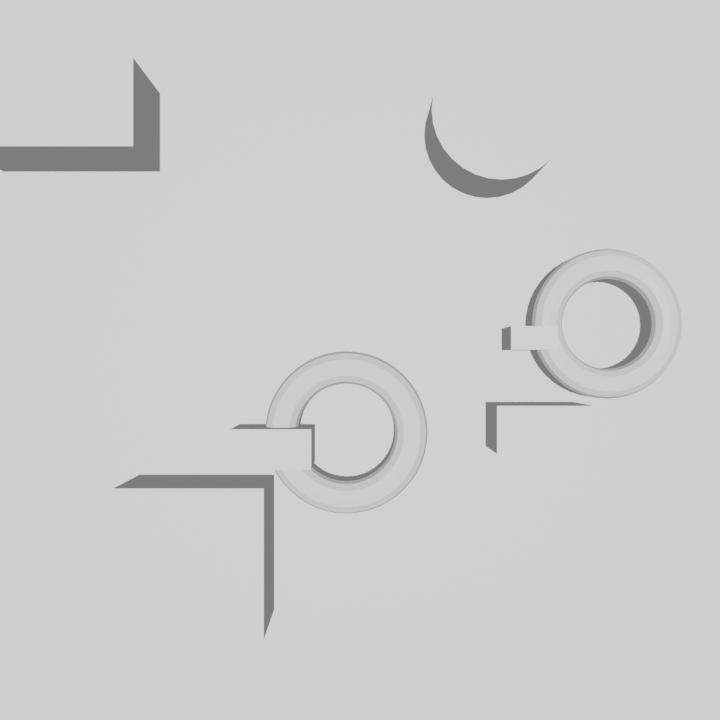
%> input picture proyectoVideo/escena2_1/frame_0001.png, 720 x 720 px
$ octave test_segment.m   (GNU Octave 9; MATLAB toolbox functions it lacks are replaced by stand-ins)
%> lines starting %> are read from the running program, lines starting %| are printed output that depends on the picture; in (x1, y1, x2, y2) boxes, pixels count from 0 and x2, y2 are one past the last pixel; in counts of white or black regions, pixels touching at a corner belong together; the program's own positions count from 1
clear; clc;
img = imread('C:\Users\crist\VideoImagen\proyectoVideo\escena2_1\frame_0001.png');
%> img is the input picture: size 720x720x3 uint8; mean R, G, B 204.2, 204.2, 204.2
I_gris = rgb2gray(img);
I_med = medfilt2(I_gris, [5 5]);

% Metodo 1: Canny + Relleno (bueno para formas completas si hay contraste)
bw_canny = edge(I_med, 'canny', [0.02 0.08]);
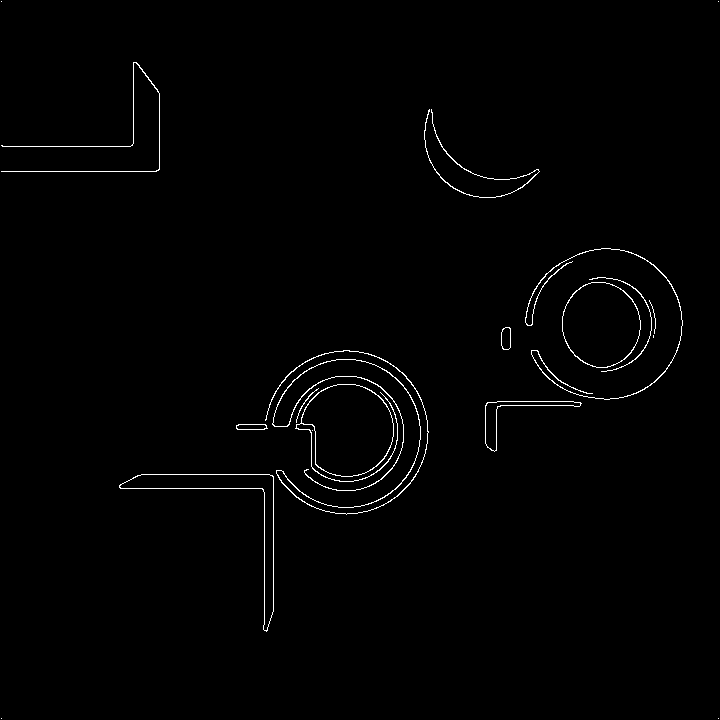
%> bw_canny: size 720x720 logical; 1% white in thin lines or dots
bw_canny_closed = imclose(bw_canny, strel('disk', 3));
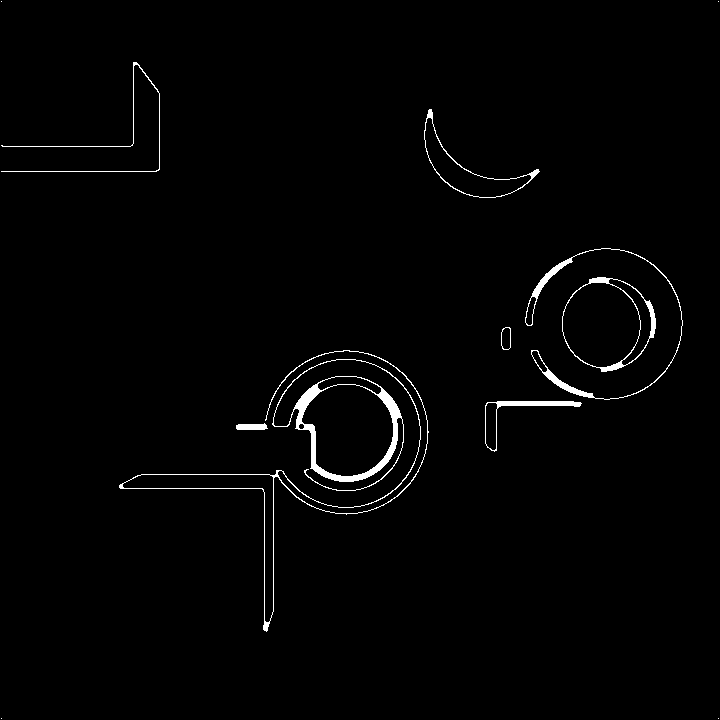
%> bw_canny_closed: size 720x720 logical; 1.4% white; 12 white regions (4 under 20 px), largest, box (x1, y1, x2, y2) and area: (119, 350, 429, 632) 3781, (525, 248, 683, 400) 1104, (562, 277, 656, 372) 768
bw_filled = imfill(bw_canny_closed, 'holes');
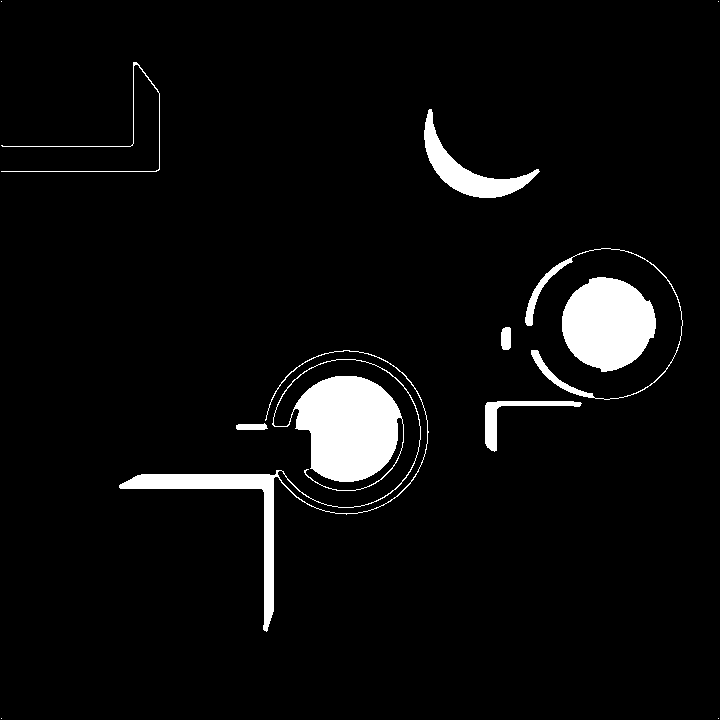
%> bw_filled: size 720x720 logical; 5% white; 12 white regions (4 under 20 px), largest, box (x1, y1, x2, y2) and area: (119, 350, 429, 632) 13341, (562, 277, 656, 372) 6675, (424, 109, 540, 198) 2630

% Metodo 2: Umbral de Otsu con 3 clases (fondo, oscuro, claro)
thresh = multithresh(I_med, 2);
%> thresh = [158 198]
q = imquantize(I_med, thresh);
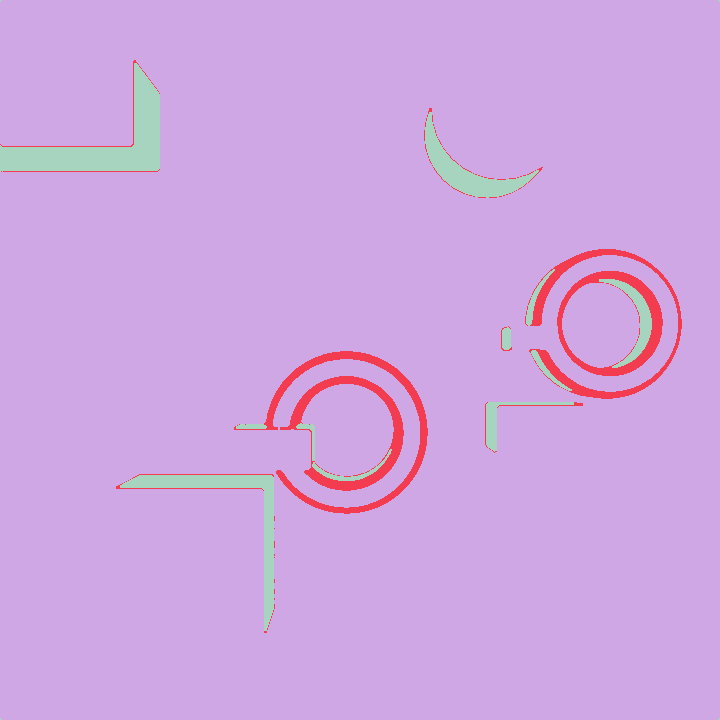
%> q: size 720x720 double; 3 distinct labels, from 1 to 3; one colour per label, 0 black
bw_otsu = (q == 1) | (q == 3); % oscuro y claro
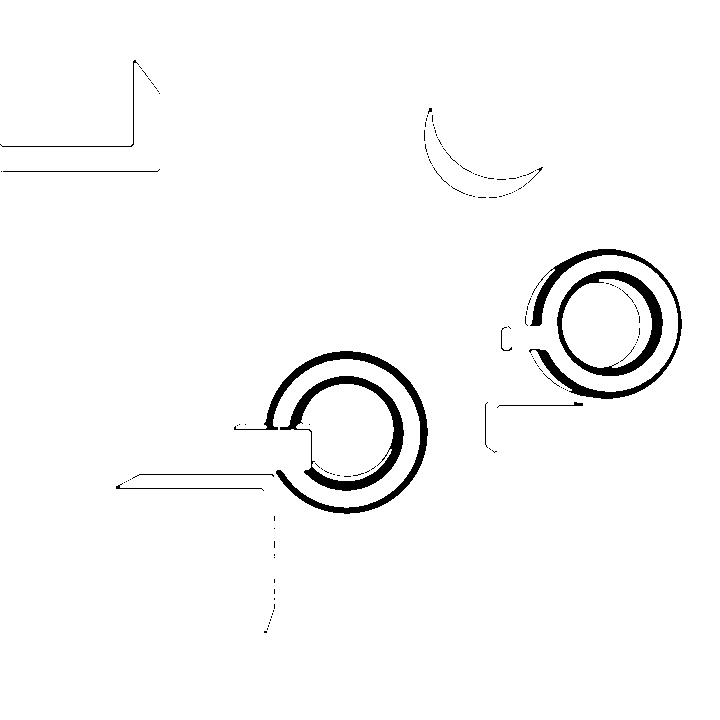
%> bw_otsu: size 720x720 logical; 97.6% white; 139 black regions (126 under 20 px), largest, box (x1, y1, x2, y2) and area: (234, 351, 428, 514) 3201, (529, 249, 682, 399) 2757, (280, 376, 404, 491) 2690

% Metodo 3: Adaptativo
bw_adapt = imbinarize(I_med, 'adaptive', 'Sensitivity', 0.5);
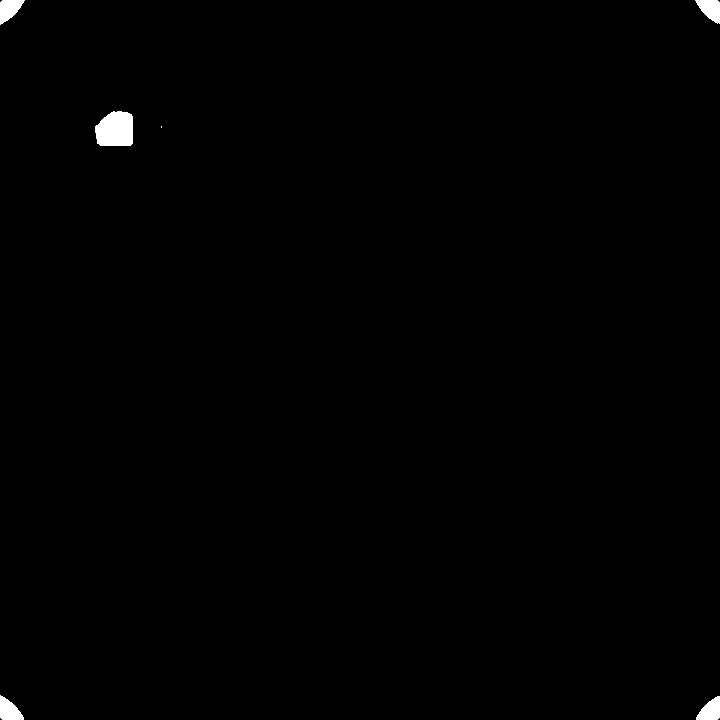
%> bw_adapt: size 720x720 logical; 0.52% white; 6 white regions (1 under 20 px), largest, box (x1, y1, x2, y2) and area: (95, 111, 133, 146) 1146, (695, 0, 720, 24) 384, (696, 696, 720, 720) 384, (0, 695, 24, 720) 383, (0, 0, 25, 25) 382

figure('Visible','off');
subplot(2,2,1); imshow(img); title('Original');
subplot(2,2,2); imshow(bw_filled); title('Canny+Fill');
subplot(2,2,3); imshow(bw_otsu); title('Otsu 3 clases');
subplot(2,2,4); imshow(~bw_adapt); title('Adaptive (inv)');
saveas(gcf, 'scratch/test_segment.png');

$ run again, with proyectoVideo/escena2_1/frame_0002.png copied over proyectoVideo/escena2_1/frame_0001.png
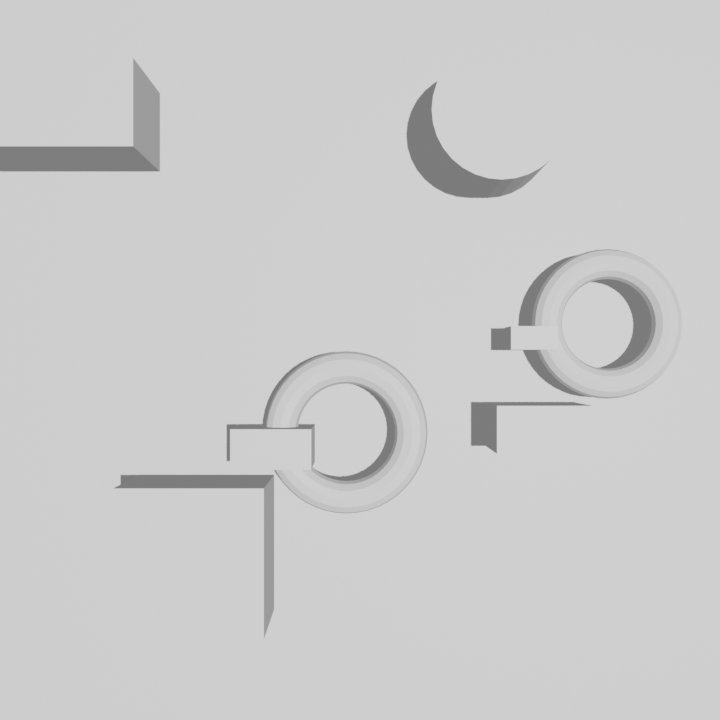
%> input picture proyectoVideo/escena2_1/frame_0002.png, 720 x 720 px
%> img is the input picture: size 720x720x3 uint8; mean R, G, B 202.9, 202.9, 202.9
%> bw_canny: size 720x720 logical; 1.1% white in thin lines or dots
%> bw_canny_closed: size 720x720 logical; 1.6% white; 12 white regions (4 under 20 px), largest, box (x1, y1, x2, y2) and area: (119, 350, 429, 632) 2745, (518, 248, 683, 400) 2019, (296, 382, 397, 482) 1026
%> bw_filled: size 720x720 logical; 5.8% white; 12 white regions (4 under 20 px), largest, box (x1, y1, x2, y2) and area: (119, 350, 429, 632) 8032, (562, 278, 656, 371) 6836, (406, 84, 540, 198) 4550
%> thresh = [141 182]
%> `q = imquantize(I_med, thresh);`:
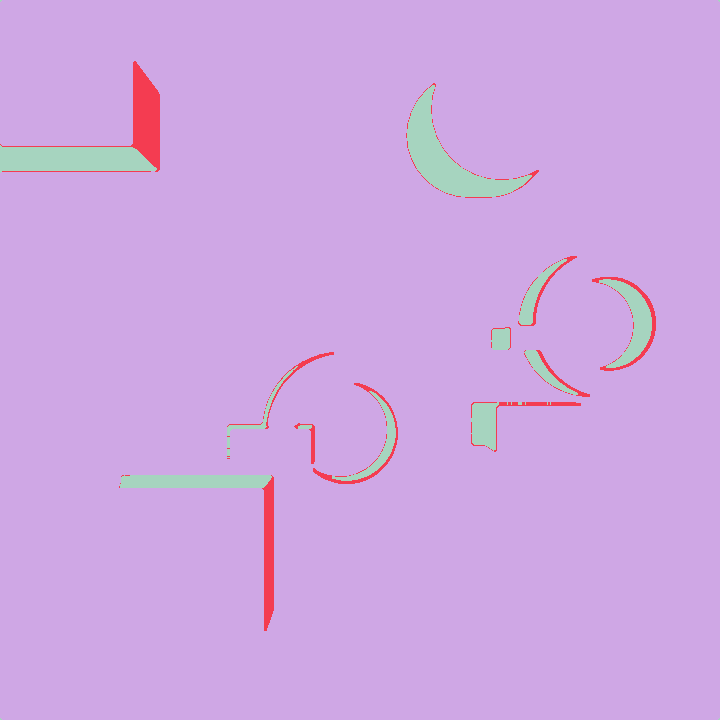
%> q: size 720x720 double; 3 distinct labels, from 1 to 3; one colour per label, 0 black
%> bw_otsu: size 720x720 logical; 98.6% white; 181 black regions (165 under 20 px), largest, box (x1, y1, x2, y2) and area: (0, 61, 160, 172) 2385, (262, 475, 274, 631) 1419, (592, 277, 656, 371) 600
%> `bw_adapt = imbinarize(I_med, 'adaptive', 'Sensitivity', 0.5);`:
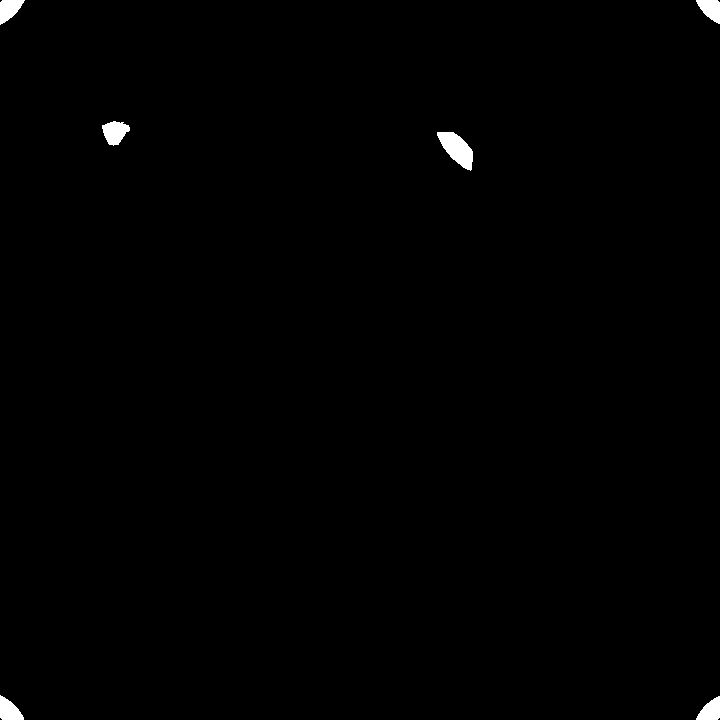
%> bw_adapt: size 720x720 logical; 0.53% white; 6 white regions, box (x1, y1, x2, y2) and area: (437, 132, 473, 171) 783, (102, 121, 130, 146) 462, (0, 695, 24, 720) 385, (0, 0, 25, 25) 383, (696, 0, 720, 24) 374, (696, 696, 720, 720) 374
